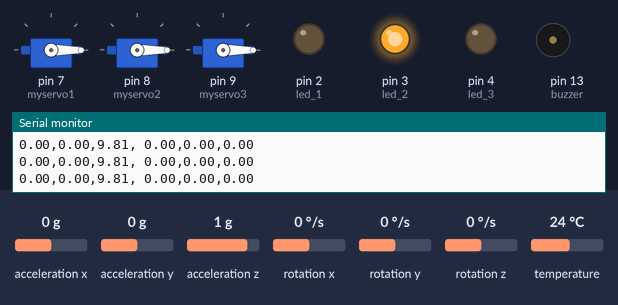
This sketch was run on a simulated Arduino Uno, built with avr-gcc and run on an emulated ATmega328P. Parts: 3 × servo, output pins drawn as LEDs (lit = HIGH), buzzer (waves = sounding), the last lines printed to the serial monitor. Inputs (shaded band) come from the test bench; at power-on: acceleration x 0 g, acceleration y 0 g, acceleration z 1 g, rotation x 0 °/s, rotation y 0 °/s, rotation z 0 °/s, temperature 24 °C.

Above: at 1.3 s.
1.4 s: acceleration x set to -0.3 g
2.9 s: acceleration x set to -0.6 g
At 3.7 s:
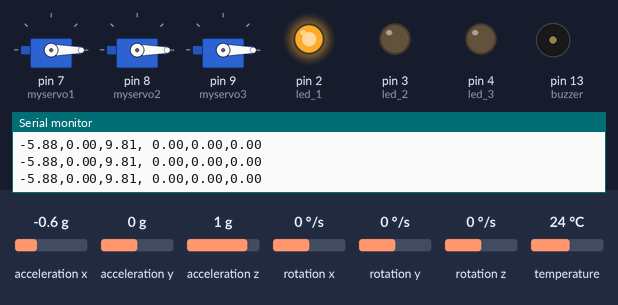
4.4 s: acceleration y set to 0.7 g
5.9 s: acceleration y set to 1 g
At 6.3 s:
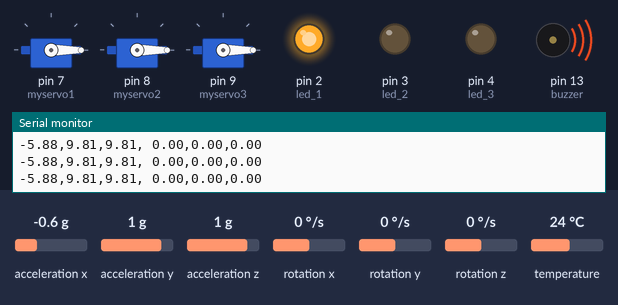
7.4 s: acceleration y set to 0.3 g
8.9 s: acceleration y set to 0 g
At 9.8 s:
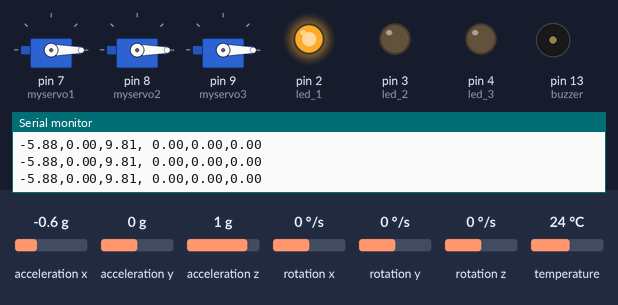
Timing chart, 0 to 11.4 s (numbered marks = the images above; inputs shaded):
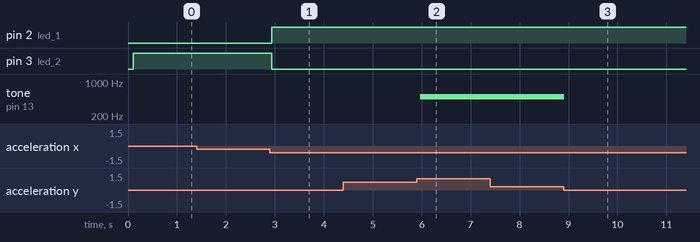

The sketch:

accel_motion_motor.ino
```cpp
/*
 * Code for acceleromter from https://lastminuteengineers.com/mpu6050-accel-gyro-arduino-tutorial/
 */

#include <Adafruit_MPU6050.h>
#include <Adafruit_Sensor.h>
#include <Wire.h>
#include <Servo.h>

Adafruit_MPU6050 mpu;

// Define 3 LED pins
int led_1 = 2;
int led_2 = 3;
int led_3 = 4;

// Value to track which LED has been activated (1-3)
int activated;

// Define buzzer pin
int buzzer = 13;

// Whether or not the buzzer has been activated
bool buzzed;

// Define 3 servo motors
Servo myservo1;
Servo myservo2;
Servo myservo3;

void setup(void) {
  Serial.begin(115200);

  pinMode(led_1, OUTPUT);
  pinMode(led_2, OUTPUT);
  pinMode(led_3, OUTPUT);

  pinMode(buzzer, OUTPUT);

  myservo1.attach(7);
  myservo2.attach(8);
  myservo3.attach(9);

  // Begin servos at position 0
  myservo1.write(0);
  myservo2.write(0);
  myservo3.write(0);

  // Try to initialize!
  if (!mpu.begin()) {
    Serial.println("Failed to find MPU6050 chip");
    while (1) {
      delay(10);
    }
  }

  // set accelerometer range to +-8G
  mpu.setAccelerometerRange(MPU6050_RANGE_8_G);

  // set gyro range to +- 500 deg/s
  mpu.setGyroRange(MPU6050_RANGE_500_DEG);

  // set filter bandwidth to 21 Hz
  mpu.setFilterBandwidth(MPU6050_BAND_21_HZ);

  delay(100);
}

void loop() {
  // Get new sensor events with the readings
  sensors_event_t a, g, temp;
  mpu.getEvent(&a, &g, &temp);

  // Print out the values
  Serial.print(a.acceleration.x);
  Serial.print(",");
  Serial.print(a.acceleration.y);
  Serial.print(",");
  Serial.print(a.acceleration.z);
  Serial.print(", ");
  Serial.print(g.gyro.x);
  Serial.print(",");
  Serial.print(g.gyro.y);
  Serial.print(",");
  Serial.print(g.gyro.z);
  Serial.println("");

  // Get servo position
  int servo_pos = myservo1.read();

  // Check range of x acceleration (left-right) and light LEDs accordingly
  if (4 <= a.acceleration.x && !buzzed) {
    digitalWrite(led_3, HIGH);
    digitalWrite(led_2, LOW);
    digitalWrite(led_1, LOW);
    activated = 3;
  }
  else if (-4 <= a.acceleration.x && !buzzed) {
    digitalWrite(led_3, LOW);
    digitalWrite(led_2, HIGH);
    digitalWrite(led_1, LOW);
    activated = 2;
  }
  else if (a.acceleration.x < -4 && !buzzed) {
    digitalWrite(led_3, LOW);
    digitalWrite(led_2, LOW);
    digitalWrite(led_1, HIGH);
    activated = 1;
  }
  // Check range of y acceleration (forward-backward) and adjust buzzer/servos accordingly
  if (a.acceleration.y < -7 && buzzed) {
    // Activated value represents which LED is on and therefore which servo will move
    if (activated == 1) {
      myservo1.write(120);
    }
    if (activated == 2) {
      myservo2.write(120);
    }
    if (activated == 3) {
      myservo3.write(120);
    }
    buzzed = true;
  }
  // If y acceleration is not forward and buzzer isn't buzzing, reset servo position
  else if (a.acceleration.y > 1) {
    myservo1.write(0);
    myservo2.write(0);
    myservo3.write(0);
    buzzed = false;
  }
  // Activate buzzer if y accleration is backwards quick enough
  if (a.acceleration.y > 8) {
    tone(buzzer, 500);
    buzzed = true;
  }
  else if (a.acceleration.y < 1) {
    noTone(buzzer);
  }
  delay(100);
}
```

Measured:
- the behaviour switches between -0.4 and -0.5 g on acceleration x (found by bisection; images 0 and 1)
- the behaviour switches between 0.8 and 0.9 g on acceleration y (found by bisection; images 1 and 2)
- the behaviour switches between 0.2 and 0.1 g on acceleration y (found by bisection; images 2 and 3)
- after the input at 2.9 s, pin 2 (led_1): LOW → HIGH at once; pin 3 (led_2): HIGH → LOW at once
- after the input at 5.9 s, tone on pin 13 (buzzer): silent → 500 Hz after 0.07 s
- after the input at 8.9 s, tone on pin 13 (buzzer): 500 Hz → silent at once
